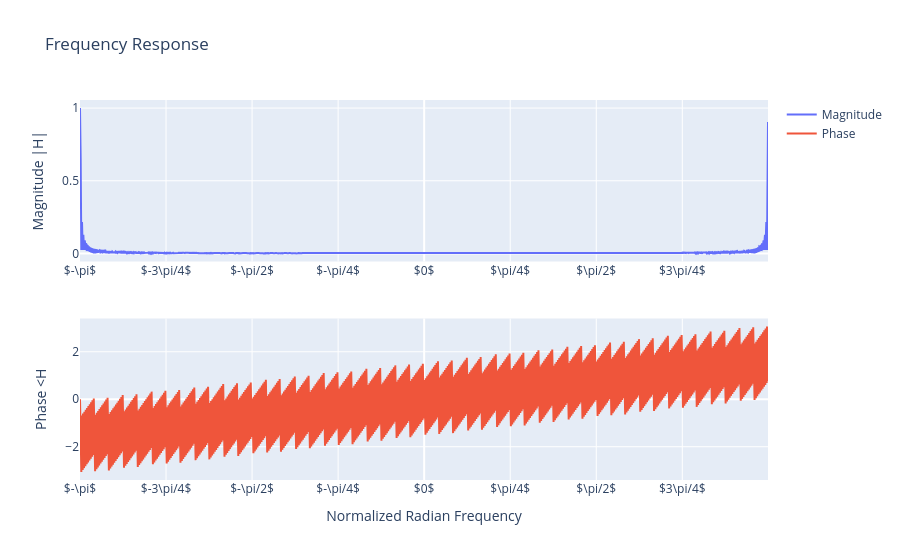

The code cell stored with this chart in its notebook:
### Markdown cell above
2.1 Use the `freqz` and `plot_frequency_response` functions to plot the frequency response of the averaging filter of your envelope function.

### Code cell
# Coeficients del filtre
N = 500
b = np.ones(N) / N

# Resposta freqüencial
    # worN controla el número de punts, és elevat perquè el gràfic sigui suau
w, H = signal.freqz(b, 1, worN=2048, whole=True) 
w = w - np.pi

plot_frequency_response(w, H)

### Figure 1 — Plotly figure (JSON) as saved in the notebook; plotly's stock layout.template omitted (floating-point values rounded to 4 significant figures; data arrays with more than 128 entries replaced by an {"elided": "..."} marker saying what was removed)
{"data": [{"name": "Magnitude", "type": "scatter", "x": {"elided": "2048 float values"}, "xaxis": "x", "y": {"elided": "2048 float values"}, "yaxis": "y"}, {"name": "Phase", "type": "scatter", "x": {"elided": "2048 float values"}, "xaxis": "x2", "y": {"elided": "2048 float values"}, "yaxis": "y2"}], "layout": {"title": {"text": "Frequency Response"}, "xaxis": {"anchor": "y", "domain": [0, 1], "tickmode": "array", "ticktext": ["$-\\pi$", "$-3\\pi/4$", "$-\\pi/2$", "$-\\pi/4$", "$0$", "$\\pi/4$", "$\\pi/2$", "$3\\pi/4$", "$\\pi$"], "tickvals": [-3.142, -2.356, -1.571, -0.7854, 0, 0.7854, 1.571, 2.356, 3.142]}, "xaxis2": {"anchor": "y2", "domain": [0, 1], "tickmode": "array", "ticktext": ["$-\\pi$", "$-3\\pi/4$", "$-\\pi/2$", "$-\\pi/4$", "$0$", "$\\pi/4$", "$\\pi/2$", "$3\\pi/4$", "$\\pi$"], "tickvals": [-3.142, -2.356, -1.571, -0.7854, 0, 0.7854, 1.571, 2.356, 3.142], "title": {"text": "Normalized Radian Frequency"}}, "yaxis": {"anchor": "x", "domain": [0.575, 1], "title": {"text": "Magnitude |H|"}}, "yaxis2": {"anchor": "x2", "domain": [0, 0.425], "title": {"text": "Phase <H"}}}}
